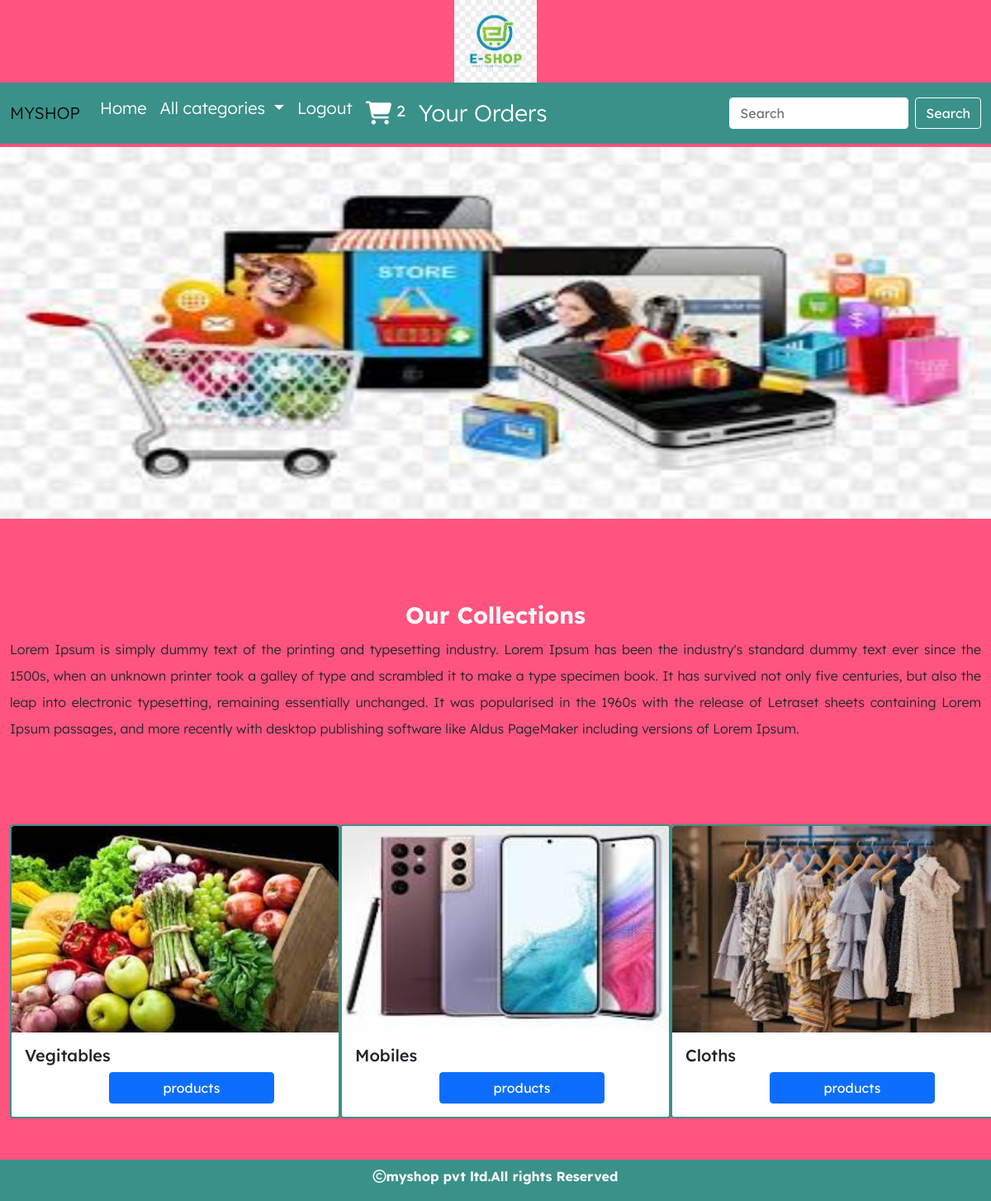
Page / (signed in) on the committed database.
### shop/models.py (models this page shows, shortened)
class Category(models.Model):
    name=models.CharField(max_length=30)
    desc=models.TextField()
    image=models.ImageField(upload_to='categories',null=True,blank=True)

### shop/views.py (the view)
# urls.py: path('',views.allcategories,name="allcat"),
def allcategories(request):
    c=Category.objects.all()
    return render(request,'category.html',{'c':c})

### cart/context_processors.py (called while the page is built)
def total(request):
    count=0
    if request.user.is_authenticated:
       u=request.user
       try:
          c=Cart.objects.filter(user=u)
          for i in c:
             count=count+i.quantity
       except:
          count=0
    return{'count':count}

### shop/context_processors.py (called while the page is built)
def links(request):
    c=Category.objects.all()
    return {'links':c}

### templates/category.html
{% extends 'base.html' %}
{% load static %}
{% block content %}
<div class="mt-1" style="margin-bottom:100px">
    <img src="{% static 'images/banner2.jpg' %}" height="450px" width="100%">
    </div>
<div class="container-fluid" style="margin-bottom:100px">
    <h3 class="text-center text-light fw-bold">Our Collections</h3>
    <p style="text-align:justify;line-height:2">Lorem Ipsum is simply dummy text of the printing and typesetting industry. Lorem Ipsum has been the industry's standard dummy text ever since the 1500s, when an unknown printer took a galley of type and scrambled it to make a type specimen book. It has survived not only five centuries, but also the leap into electronic typesetting, remaining essentially unchanged. It was popularised in the 1960s with the release of Letraset sheets containing Lorem Ipsum passages, and more recently with desktop publishing software like Aldus PageMaker including versions of Lorem Ipsum.</p>
</div>
<div class="container-fluid" style="margin-bottom:100px">
    <div class="row">
        {% for i in c %}
        <div class="col-sm-4">
            <div class="card rounded" style="width: 25rem;border-width:2px; border-color:#3a9189;">
  <img src="{{i.image.url}}" width="100%" height=" 250px" class="card-img-top" alt="...">
  <div class="card-body">
    <h5 class="card-title">{{i.name}}</h5>
    <a href="{% url 'shop:products' i.id %}" style="position:relative;left:28%;width:200px;" class="btn btn-primary">products</a>
  </div>
</div>
        </div>
        {% endfor %}
    </div>
</div>
{% endblock %}

### static/css/style.css (style rules this page uses)
body { background-color:#ff547f; font-family: "Lexend Deca", sans-serif; font-optical-sizing: auto; font-weight: 300; font-style: normal; }

### rows in the picture
Category: image (picture), name "Vegitables"
Category: image (picture), name "Mobiles"
Category: image (picture), name "Cloths"

### other values in the picture
{{ count }} "2"
